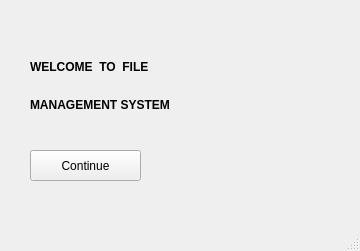
<?xml version="1.0" encoding="UTF-8"?>
<ui version="4.0">
 <class>ActualMainWindow</class>
 <widget class="QMainWindow" name="ActualMainWindow">
  <property name="geometry">
   <rect>
    <x>0</x>
    <y>0</y>
    <width>360</width>
    <height>251</height>
   </rect>
  </property>
  <property name="windowTitle">
   <string>MainWindow</string>
  </property>
  <widget class="QWidget" name="centralwidget">
   <widget class="QLabel" name="mainWindowLabel">
    <property name="geometry">
     <rect>
      <x>220</x>
      <y>50</y>
      <width>131</width>
      <height>131</height>
     </rect>
    </property>
    <property name="text">
     <string/>
    </property>
   </widget>
   <widget class="QPushButton" name="pushButton">
    <property name="geometry">
     <rect>
      <x>30</x>
      <y>150</y>
      <width>111</width>
      <height>31</height>
     </rect>
    </property>
    <property name="text">
     <string>Continue</string>
    </property>
   </widget>
   <widget class="QWidget" name="layoutWidget">
    <property name="geometry">
     <rect>
      <x>30</x>
      <y>50</y>
      <width>181</width>
      <height>71</height>
     </rect>
    </property>
    <layout class="QVBoxLayout" name="verticalLayout">
     <item>
      <widget class="QLabel" name="label">
       <property name="font">
        <font>
         <family>MS Sans Serif</family>
         <weight>75</weight>
         <bold>true</bold>
        </font>
       </property>
       <property name="text">
        <string>WELCOME  TO  FILE</string>
       </property>
      </widget>
     </item>
     <item>
      <widget class="QLabel" name="label_2">
       <property name="font">
        <font>
         <family>MS Sans Serif</family>
         <weight>75</weight>
         <bold>true</bold>
        </font>
       </property>
       <property name="text">
        <string>MANAGEMENT SYSTEM</string>
       </property>
      </widget>
     </item>
    </layout>
   </widget>
  </widget>
  <widget class="QMenuBar" name="menubar">
   <property name="geometry">
    <rect>
     <x>0</x>
     <y>0</y>
     <width>360</width>
     <height>21</height>
    </rect>
   </property>
  </widget>
  <widget class="QStatusBar" name="statusbar"/>
 </widget>
 <resources/>
 <connections/>
</ui>
